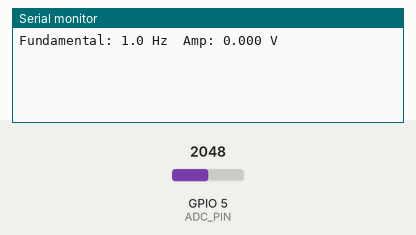
Simulated run of this sketch. Board: ESP32. Shown: the last lines printed to the serial monitor. The inputs (shaded band) are chosen by the test bench; at power-on: GPIO 5 (ADC_PIN) = 2048 (analog values on the 0–4095 scale).

Above: at 1.2 s.
1.3 s: GPIO 5 (ADC_PIN) set to 2866
At 3.0 s:
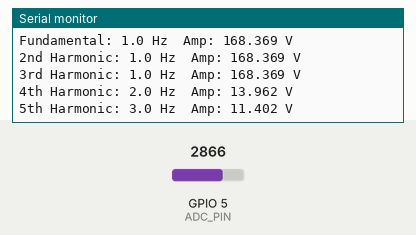
3.6 s: GPIO 5 (ADC_PIN) set to 3603
At 5.4 s:
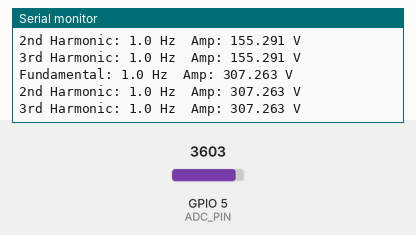
Timing chart, 0 to 6.9 s (numbered marks = the images above; inputs shaded):
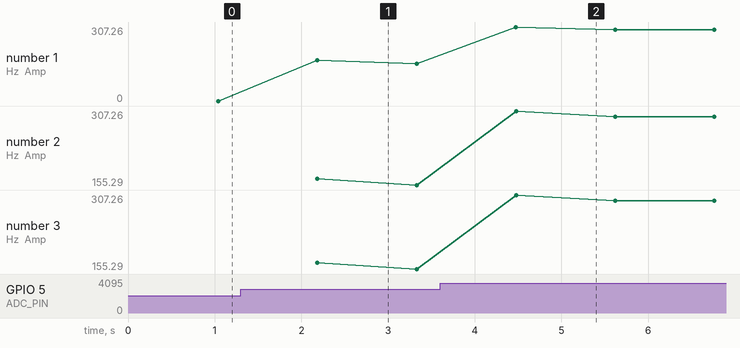

Measured:
- after the input at 1.3 s, the serial monitor: prints a new line after 0.88 s (image 1)
- after the input at 3.6 s, the serial monitor: prints a new line after 0.88 s (image 2)
- plotted number 1: 0 → 155.29 after the input at 1.3 s, 155.29 → 295.2 after the input at 3.6 s
- plotted number 2: 155.29 → 295.2 after the input at 3.6 s
- plotted number 3: 155.29 → 295.2 after the input at 3.6 s

The sketch:

AdaptiveFreqExtractor_S3.ino
```cpp
#include <Arduino.h>
#include <arduinoFFT.h>

const uint16_t SAMPLE_RATE = 1024;   // Hz
const uint16_t FFT_SIZE    = 1024;   // power of two

const uint8_t  ADC_PIN     = 5;      // Analog input
const double   V_REF       = 3.3;    // Reference voltage

double vReal[FFT_SIZE];
double vImag[FFT_SIZE];
ArduinoFFT<double> FFT(vReal, vImag, FFT_SIZE, SAMPLE_RATE);

// How strong a harmonic must be (as fraction of fundamental) to report it
const double HARM_THRESHOLD = 0.05;  // 5%

void setup() {
  Serial.begin(115200);
  analogReadResolution(12);          // 0–4095
  analogSetAttenuation(ADC_11db);    // Max range (≈3.3V)
}

void loop() {
  // 1) Acquire samples at fixed rate
  const unsigned long interval = 1000000UL / SAMPLE_RATE;
  unsigned long t = micros();
  for (uint16_t i = 0; i < FFT_SIZE; i++) {
    while (micros() - t < interval);
    t += interval;
    int raw = analogRead(ADC_PIN);
    vReal[i] = ((double)raw - 2048.0) / 2048.0;  // normalize ±1
    vImag[i] = 0.0;
  }

  // 2) FFT
  FFT.windowing(FFT_WIN_TYP_HAMMING, FFT_FORWARD);
  FFT.compute(FFT_FORWARD);
  FFT.complexToMagnitude();

  // 3) Fundamental peak
  uint16_t peakBin = 1;
  double peakMag = vReal[1];
  for (uint16_t i = 2; i < FFT_SIZE/2; i++) {
    if (vReal[i] > peakMag) {
      peakMag = vReal[i];
      peakBin = i;
    }
  }
  double freqFund = peakBin * (double)SAMPLE_RATE / FFT_SIZE;
  double ampFund  = peakMag * (V_REF/2.0);

  // Print fundamental
  Serial.printf("Fundamental: %.1f Hz  Amp: %.3f V\n", freqFund, ampFund);

  // 4) Find and report harmonics 2..5
  for (int h = 2; h <= 5; h++) {
    uint16_t targetBin = peakBin * h;
    if (targetBin >= FFT_SIZE/2) break;  // beyond Nyquist

    // search ±2 bins around targetBin
    int minBin = max<int>(targetBin - 2, 1);
    int maxBin = min<int>(targetBin + 2, FFT_SIZE/2 - 1);

    double bestMag = 0;
    uint16_t bestBin = 0;
    for (int b = minBin; b <= maxBin; b++) {
      if (vReal[b] > bestMag) {
        bestMag = vReal[b];
        bestBin = b;
      }
    }

    double freqH = bestBin * (double)SAMPLE_RATE / FFT_SIZE;
    double ampH  = bestMag * (V_REF/2.0);
    if (ampH > HARM_THRESHOLD * ampFund) {
      Serial.printf("%d%s Harmonic: %.1f Hz  Amp: %.3f V\n",
                    h,
                    (h==2?"nd":h==3?"rd":"th"),
                    freqH, ampH);
    }
  }

  Serial.println();  // blank line between frames
  delay(100);
}
```
